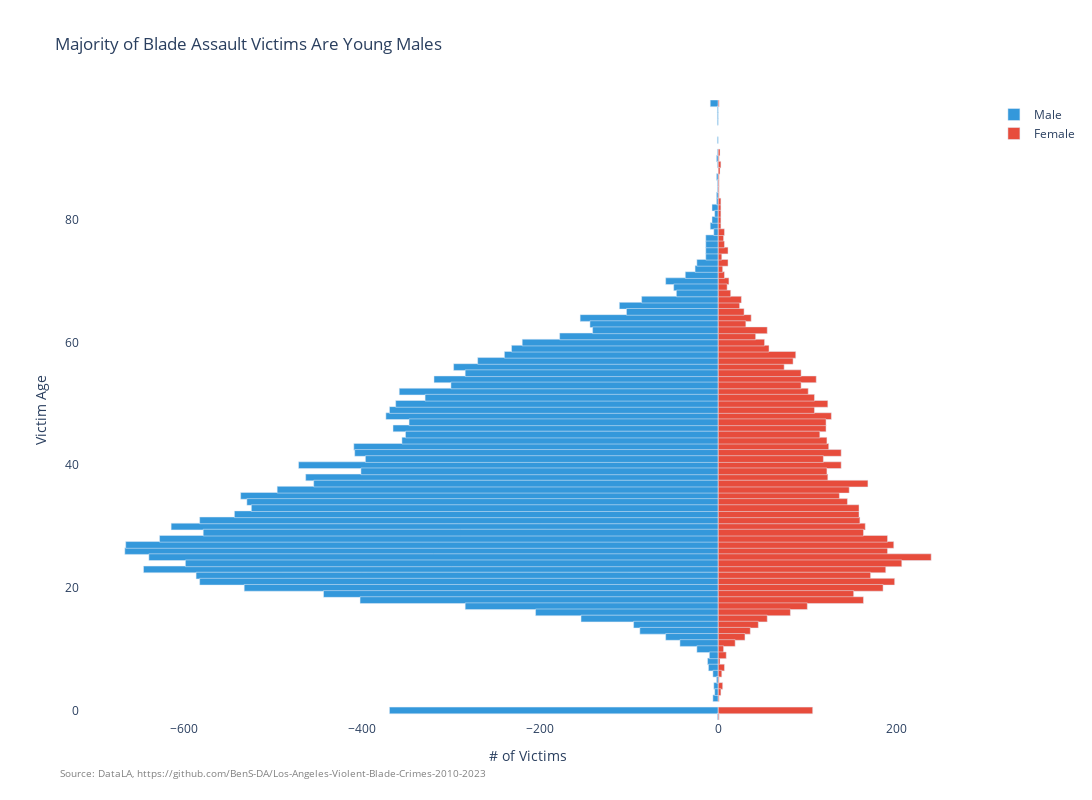

The code cell stored with this chart in its notebook:
### Code cell
# Population pyramid chart - victim age vs. sex

# Assuming your data has columns: age_group, sex, victim_count
# Create separate data for males and females

male_data = blade_adw[blade_adw['Vict Sex'] == 'Male']
female_data = blade_adw[blade_adw['Vict Sex'] == 'Female']
Male=male_data['Vict Age'].value_counts()
Female=female_data['Vict Age'].value_counts()
pyramid = pd.concat([Male, Female], axis=1, keys=['Male', 'Female'])

pyr = go.Figure()

# Males on the left (negative values)
pyr.add_trace(go.Bar(
    y=pyramid.index,
    x=-pyramid['Male'],  # Negative for left side
    name='Male',
    orientation='h',
    marker=dict(color='#3498db')
))

# Females on the right
pyr.add_trace(go.Bar(
    y=pyramid.index,
    x=pyramid['Female'],
    name='Female',
    orientation='h',
    marker=dict(color='#e74c3c')
))

pyr.update_layout(
    title='Majority of Blade Assault Victims Are Young Males',
    barmode='overlay',
    bargap=0.1,
    xaxis=dict(title='# of Victims'),
    yaxis=dict(title='Victim Age'),
    height = 800,
    width=1100
)

pyr.update_traces(width=1.1)

pyr.update_layout(
    paper_bgcolor='rgba(0, 0, 0, 0)',
    plot_bgcolor='rgba(0, 0, 0, 0)'
)

pyr.add_annotation(
    text=f"Source: DataLA, https://github.com/BenS-DA/Los-Angeles-Violent-Blade-Crimes-2010-2023",
    showarrow=False,
    x=-0.025,
    y=-0.1,
    xref="paper",
    yref="paper",
    xanchor="left",
    yanchor="bottom",
    font=dict(size=10, color="grey"),
    align="left"
)

pyr.show()

### Figure 1 — Plotly figure (JSON) as saved in the notebook; plotly's stock layout.template omitted (floating-point values rounded to 4 significant figures)
{"data": [{"marker": {"color": "#3498db"}, "name": "Male", "orientation": "h", "type": "bar", "width": 1.1, "x": [-666.0, -665.0, -645.0, -639.0, -627.0, -614.0, -598.0, -586.0, -582.0, -582.0, -578.0, -543.0, -536.0, -532.0, -529.0, -524.0, -495.0, -471.0, -463.0, -454.0, -443.0, -409.0, -408.0, -402.0, -401.0, -396.0, -373.0, -369.0, -369.0, -365.0, -362.0, -358.0, -355.0, -351.0, -347.0, -329.0, -319.0, -300.0, -297.0, -284.0, -284.0, -270.0, -240.0, -232.0, -220.0, -205.0, -178.0, -155.0, -154.0, -144.0, -141.0, -111.0, -103.0, -95.0, -88.0, -86.0, -59.0, -59.0, -50.0, -47.0, -43.0, -37.0, -26.0, -24.0, -24.0, -14.0, -14.0, -14.0, -14.0, -12.0, -11.0, -10.0, -9.0, -9.0, -7.0, -7.0, -6.0, -6.0, -5.0, -5.0, -4.0, -4.0, -2.0, -2.0, -2.0, -2.0, -2.0, -1.0, -1.0, -1.0, -1.0, -1.0, -1.0, -1.0, -1.0, -1.0, NaN], "y": [26, 27, 23, 25, 28, 30, 24, 22, 31, 21, 29, 32, 35, 20, 34, 33, 36, 40, 38, 37, 19, 43, 42, 18, 39, 41, 48, 49, 0, 46, 50, 52, 44, 45, 47, 51, 54, 53, 56, 17, 55, 57, 58, 59, 60, 16, 61, 64, 15, 63, 62, 66, 65, 14, 13, 67, 70, 12, 69, 68, 11, 71, 72, 10, 73, 74, 77, 75, 76, 8, 7, 9, 79, 99, 80, 82, 6, 2, 4, 78, 3, 81, 5, 84, 83, 90, 87, 96, 85, -1, 89, 91, 97, 93, 98, 86, 88]}, {"marker": {"color": "#e74c3c"}, "name": "Female", "orientation": "h", "type": "bar", "width": 1.1, "x": [190.0, 197.0, 188.0, 239.0, 190.0, 165.0, 206.0, 171.0, 159.0, 198.0, 163.0, 158.0, 136.0, 185.0, 145.0, 158.0, 147.0, 138.0, 123.0, 168.0, 152.0, 124.0, 138.0, 163.0, 122.0, 118.0, 127.0, 108.0, 106.0, 121.0, 123.0, 101.0, 122.0, 114.0, 121.0, 108.0, 110.0, 93.0, 74.0, 100.0, 93.0, 84.0, 87.0, 57.0, 52.0, 81.0, 42.0, 37.0, 55.0, 31.0, 55.0, 24.0, 29.0, 45.0, 36.0, 26.0, 12.0, 30.0, 10.0, 14.0, 19.0, 7.0, 5.0, 6.0, 11.0, 4.0, 6.0, 11.0, 7.0, 2.0, 7.0, 9.0, 3.0, 1.0, 3.0, 3.0, 4.0, 1.0, 5.0, 7.0, 3.0, 3.0, 1.0, 1.0, 3.0, 1.0, 1.0, NaN, 1.0, 1.0, 3.0, 2.0, NaN, NaN, NaN, 1.0, 2.0], "y": [26, 27, 23, 25, 28, 30, 24, 22, 31, 21, 29, 32, 35, 20, 34, 33, 36, 40, 38, 37, 19, 43, 42, 18, 39, 41, 48, 49, 0, 46, 50, 52, 44, 45, 47, 51, 54, 53, 56, 17, 55, 57, 58, 59, 60, 16, 61, 64, 15, 63, 62, 66, 65, 14, 13, 67, 70, 12, 69, 68, 11, 71, 72, 10, 73, 74, 77, 75, 76, 8, 7, 9, 79, 99, 80, 82, 6, 2, 4, 78, 3, 81, 5, 84, 83, 90, 87, 96, 85, -1, 89, 91, 97, 93, 98, 86, 88]}], "layout": {"annotations": [{"align": "left", "font": {"color": "grey", "size": 10}, "showarrow": false, "text": "Source: DataLA, https://github.com/BenS-DA/Los-Angeles-Violent-Blade-Crimes-2010-2023", "x": -0.025, "xanchor": "left", "xref": "paper", "y": -0.1, "yanchor": "bottom", "yref": "paper"}], "bargap": 0.1, "barmode": "overlay", "height": 800, "paper_bgcolor": "rgba(0, 0, 0, 0)", "plot_bgcolor": "rgba(0, 0, 0, 0)", "title": {"text": "Majority of Blade Assault Victims Are Young Males"}, "width": 1100, "xaxis": {"title": {"text": "# of Victims"}}, "yaxis": {"title": {"text": "Victim Age"}}}}
